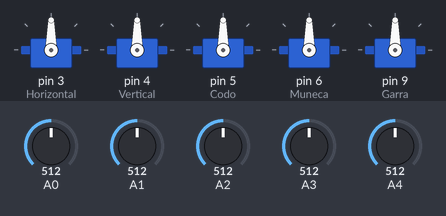
Simulated run of this sketch. Board: Arduino Uno, built with avr-gcc and run on an emulated ATmega328P. Parts: 5 × servo. The test bench sets the inputs (shaded band); at power-on: A0 = 512, A1 = 512, A2 = 512, A3 = 512, A4 = 512.

Above: at 1.2 s.
1.3 s: A0 set to 716
At 1.6 s:
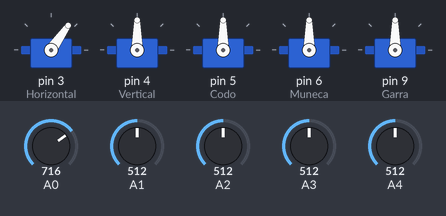
2.8 s: A1 set to 716
At 3.9 s:
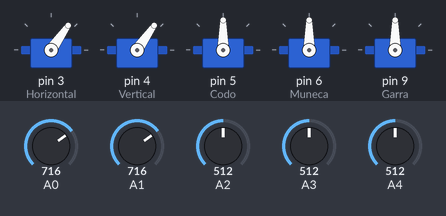
4.3 s: A2 set to 716
At 4.9 s:
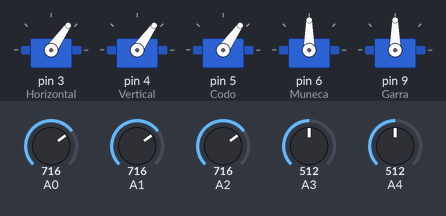
5.8 s: A3 set to 716
At 7.0 s:
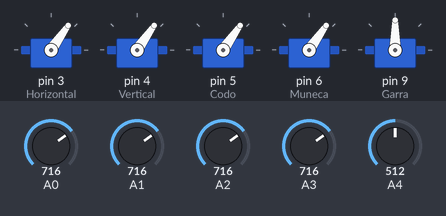
7.3 s: A4 set to 716
At 8.3 s:
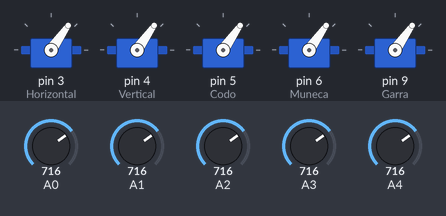
8.8 s: A0 set to 992
At 9.4 s:
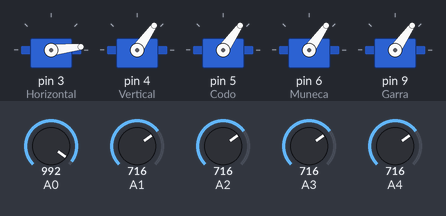
Timing chart, 0 to 11.3 s (numbered marks = the images above; inputs shaded):
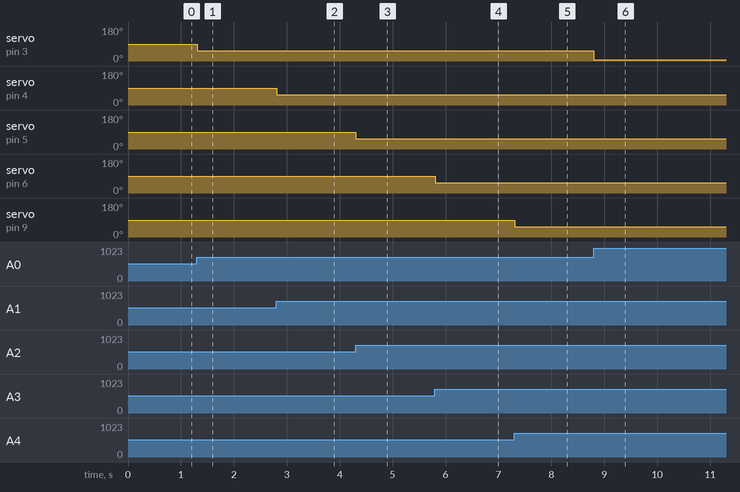

The sketch:

servo_potenciometro_funcion_map.ino
```cpp
#include <Servo.h>
Servo Horizontal;
Servo Vertical;
Servo Codo;
Servo Muneca;
Servo Garra;
float pot;
float pot2;
float pot3;
float pot4;
float pot5;

int angulo;
int angulo2;
int angulo3;
int angulo4;
int angulo5;


void setup() {
Horizontal.attach (3, 750, 2600);
Vertical.attach (4, 750, 2600);
Codo.attach (5, 750, 2600);
Muneca.attach (6, 750, 2600);
Garra.attach (9, 750, 2600);//pin del servo, pulso minimo, pulso maximo "attach esta en microsegundos"
pinMode (A0, INPUT);
pinMode (A1, INPUT);
pinMode (A2, INPUT);
pinMode (A3, INPUT);
pinMode (A4, INPUT);
}

void loop()
{
pot = analogRead (A0);
angulo = map (pot, 0, 1023, 180, 0);
Horizontal.write (angulo); //angulo de 0º a 180º
delay (5);

pot2 = analogRead (A1);
angulo2 = map (pot2, 0, 1023, 180, 0);
Vertical.write (angulo2); //angulo de 0º a 180º
delay (5);

pot3 = analogRead (A2);
angulo3 = map (pot3, 0, 1023, 180, 0);
Codo.write (angulo3); //angulo de 0º a 180º
delay (5);

pot4 = analogRead (A3);
angulo4 = map (pot4, 0, 1023, 180, 0);
Muneca.write (angulo4); //angulo de 0º a 180º
delay (5);

pot5 = analogRead (A4);
angulo5 = map (pot5, 0, 1023, 180, 0);
Garra.write (angulo5); //angulo de 0º a 180º
delay (5);
}
```

Measured:
- after the input at 1.3 s, servo on pin 3 (Horizontal): 90° → 55° at once
- after the input at 2.8 s, servo on pin 4 (Vertical): 90° → 55° at once
- after the input at 4.3 s, servo on pin 5 (Codo): 90° → 55° at once
- after the input at 5.8 s, servo on pin 6 (Muneca): 90° → 55° at once
- after the input at 7.3 s, servo on pin 9 (Garra): 90° → 55° at once
- after the input at 8.8 s, servo on pin 3 (Horizontal): 55° → 6° at once
